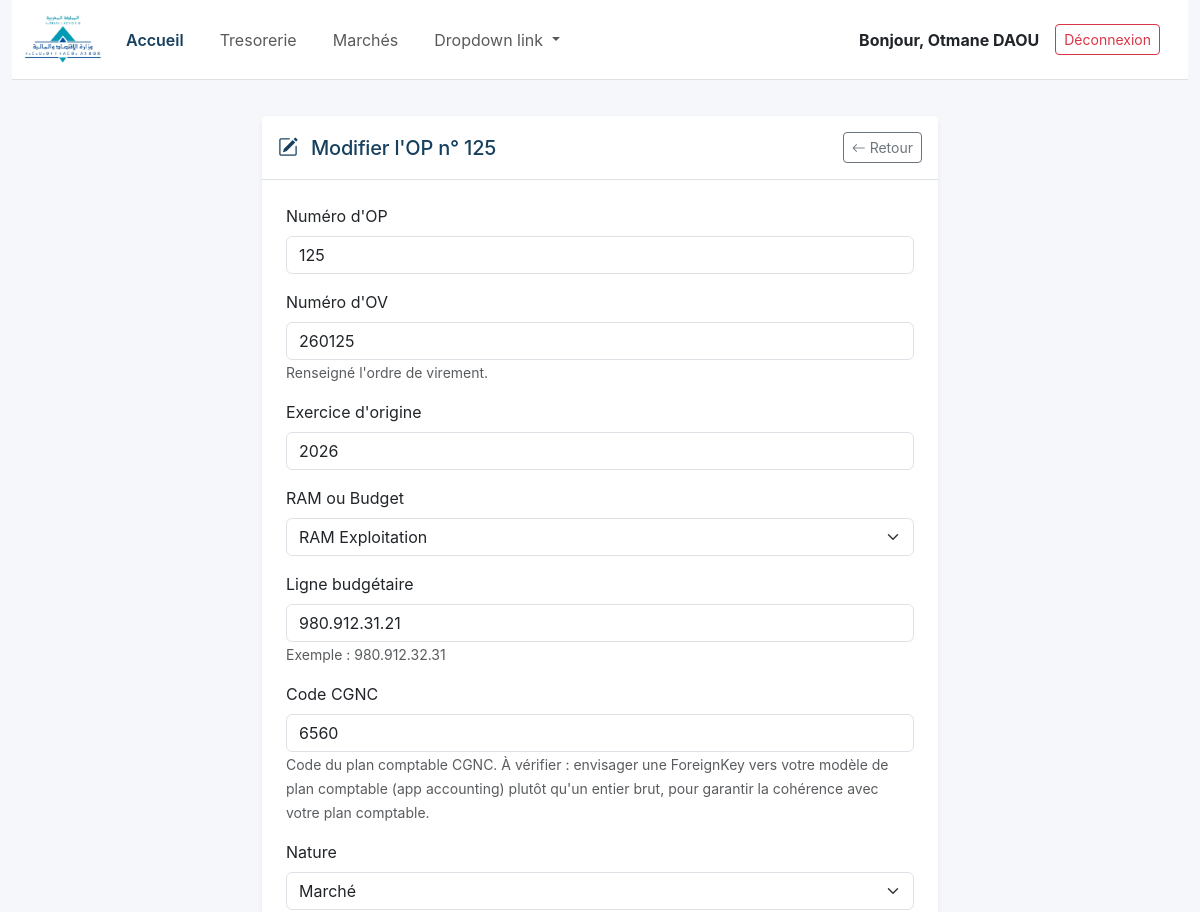
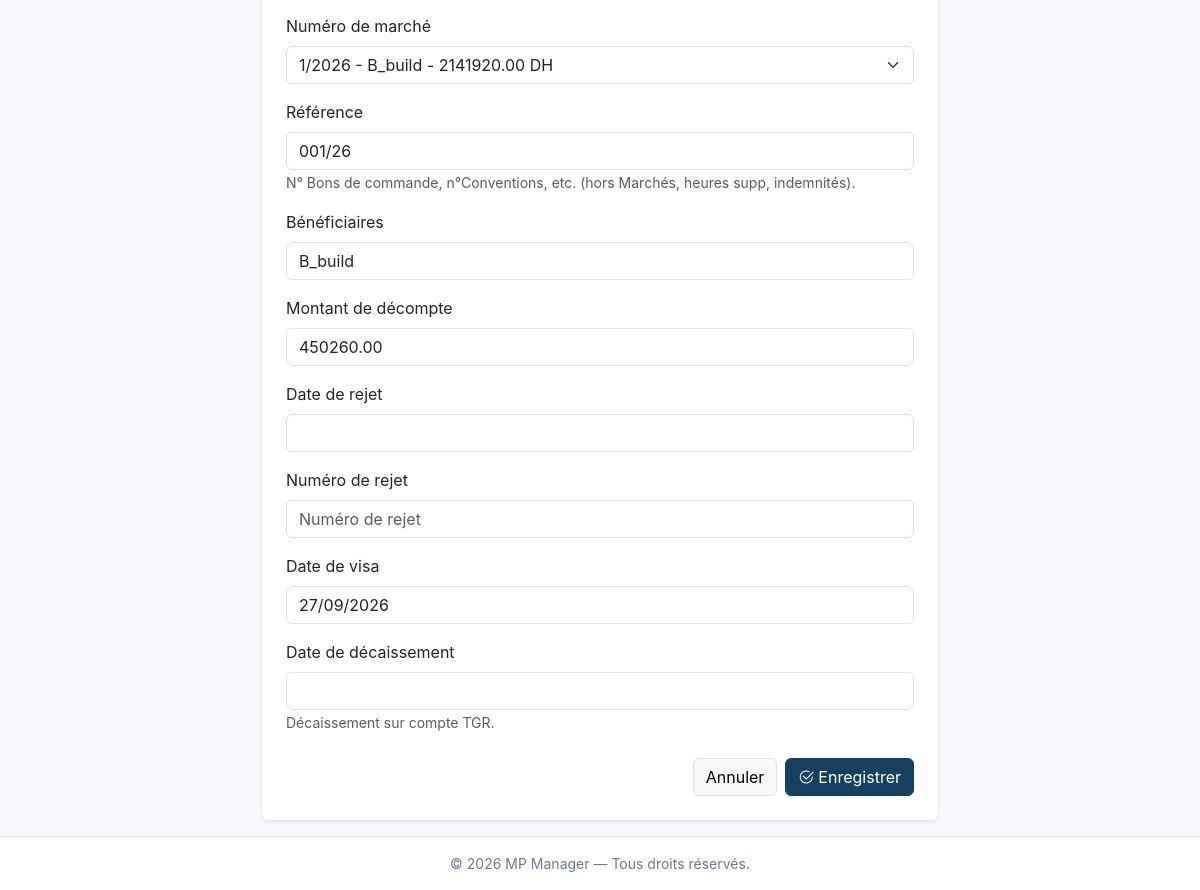
The page /TR/tresorerie/24/modifier/ (signed in) on the database its author committed (2 pictures, top to bottom).
### tresorerie/models.py (models this page shows, shortened)
class Tresorerie(models.Model):
    class TypeBudget(models.TextChoices):
        RAM_EXP = "RAM EXP", "RAM Exploitation"
        RAM_INV = "RAM INV", "RAM Investissement"
        BUDGET_EXP = "BUDGET EXP", "Budget Exploitation"
        BUDGET_INV = "BUDGET INV", "Budget Investissement"
    class Nature(models.TextChoices):
        MARCHE = "MARCHE", "Marché"
        HRS_SUPP = "HEURES_SUPP", "Heures supplémentaires"
        BN_CMD = "BON COMMANDE", "Bon de commande"
        CNV = "CONVENTION", "Convention"
        FR_AUTO = "FRAIS AUTORISATION", "Frais autorisations"
        INSER = "INSERSTION", "Insertion"
        IND_DPL = "INDEMNITE DEPLACEMENT", "Indemnité de déplacement"
    op = models.PositiveIntegerField(verbose_name="Numéro d'OP")
    ov = models.CharField(
        max_length=30,
        blank=True,
        null=True,
        verbose_name="Numéro d'OV",
        help_text="Renseigné l'ordre de virement.",
    )
    exercice = models.PositiveSmallIntegerField(verbose_name="Exercice d'origine")
    budget = models.CharField(
        max_length=10, choices=TypeBudget.choices, verbose_name="RAM ou Budget"
    )
    ligne_budgetaire = models.CharField(
        max_length=50,
        verbose_name="Ligne budgétaire",
        help_text="Exemple : 980.912.32.31",
    )
    code = models.PositiveIntegerField(
        verbose_name="Code CGNC",
        help_text=(
            "Code du plan comptable CGNC. À vérifier : envisager une ForeignKey vers "
            "votre modèle de plan comptable (app accounting) plutôt qu'un entier brut, "
            "pour garantir la cohérence avec votre plan comptable."
        ),
    )
    nature = models.CharField(
        max_length=50, choices=Nature.choices, verbose_name="Nature"
    )
    marche = models.ForeignKey(
        "marche.FicheMarche",
        on_delete=models.PROTECT,
        null=True,
        blank=True,
        verbose_name="Numéro de marché",
    )
    reference_document = models.CharField(
        max_length=100,
        null=True,
        blank=True,
        verbose_name="Référence",
        help_text="N° Bons de commande, n°Conventions, etc. (hors Marchés, heures supp, indemnités).",
    )
    beneficiaires = models.CharField(max_length=255, verbose_name="Bénéficiaires")
    montant = models.DecimalField(
        max_digits=14, decimal_places=2, verbose_name="Montant de décompte"
    )
    date_rejet = models.DateField(null=True, blank=True, verbose_name="Date de rejet")
    num_rejet = models.PositiveIntegerField(
        null=True, blank=True, verbose_name="Numéro de rejet"
    )
    date_visa = models.DateField(null=True, blank=True, verbose_name="Date de visa")
    date_decaissement = models.DateField(
        null=True,
        blank=True,
        verbose_name="Date de décaissement",
        help_text="Décaissement sur compte TGR.",
    )
    created_at = models.DateTimeField(auto_now_add=True)
    updated_at = models.DateTimeField(auto_now=True)
    class Meta:
        verbose_name = "Trésorerie"
        verbose_name_plural = "Trésorerie"
        ordering = ["-exercice", "-op"]
        constraints = [
            models.UniqueConstraint(
                fields=["op", "exercice"], name="unique_op_exercice"
            ),
        ]
        indexes = [
            models.Index(fields=["exercice", "op"]),
            models.Index(fields=["ligne_budgetaire"]),
        ]

### tresorerie/views.py (the view)
class TresorerieUpdateView(UpdateView):
    model = Tresorerie
    template_name = "tr_tableau/tresorerie_form.html"
    fields = "__all__"
    success_url = reverse_lazy("tresorerie_table")

### marche/models.py (called while the page is built)
    def __str__(self):
        return f"{self.num_marche} - {self.titulaire} - {self.montant_global_ttc} DH"

### templates/tr_tableau/tresorerie_form.html (shortened to what this page needs)
{% extends "base.html" %}
{% load django_bootstrap5 %}
{% block content %}
<div class="row justify-content-center">
    <div class="col-12 col-lg-9 col-xl-7">
        <div class="card border-0 shadow-sm rounded-3">
            <div class="card-header border-bottom d-flex justify-content-between align-items-center py-3">
                <h1 class="h5 mb-0 text-mp-blue">
                    <i class="bi bi-{% if object %}pencil-square{% else %}plus-circle{% endif %} me-2"></i>
                    {% if object %}Modifier l'OP n° {{ object.op }}{% else %}Ajouter une OP{% endif %}
                </h1>
                <a href="{% url 'tresorerie_table' %}" class="btn btn-sm btn-outline-secondary">
                    <i class="bi bi-arrow-left me-1"></i>Retour
                </a>
            </div>
            <div class="card-body p-4">
                <form method="post" novalidate>
                    {% bootstrap_form form %}
                    <div class="d-flex justify-content-end gap-2 mt-4">
                        <a href="{% url 'tresorerie_table' %}" class="btn btn-light border">Annuler</a>
                        <button type="submit" class="btn btn-matte-primary">
                            <i class="bi bi-check2-circle me-1"></i>Enregistrer
                        </button>
                    </div>
                </form>
            </div>
        </div>
    </div>
</div>
{% endblock %}

### templates/parts/navbar.html (shortened to what this page needs)
{% load static %}
<div class="container-fluid">
<nav class="navbar navbar-expand-lg navbar-light" style="margin-bottom: 20px; height: 80px; background-color: #ffffff; border-bottom: 1px solid #e0e0e0; padding: 0;">
  <div class="container-fluid">
    <a class="navbar-brand me-3" href="{% url 'index' %}">
      <img src="{% static 'IMAGE/fin_logo.png' %}" alt="Logo" height="78px" style="width: auto;">
    </a>
    <div class="collapse navbar-collapse" id="navbarNavDropdown">
      <ul class="navbar-nav me-auto">
        {% if user.is_authenticated %}
        <li class="nav-item">
          <a class="nav-link active" aria-current="page" href="{% url 'index' %}">Accueil</a>
        </li>
        <li class="nav-item">
          <a class="nav-link" href="{% url 'tresorerie_table' %}">Tresorerie</a>
        </li>
        <li class="nav-item">
          <a class="nav-link" href="{% url 'tableau_marche' %}">Marchés</a>
        </li>
        <li class="nav-item dropdown">
          <a class="nav-link dropdown-toggle" href="#" id="navbarDropdownMenuLink" role="button" data-bs-toggle="dropdown" aria-expanded="false">
            Dropdown link
          </a>
        </li>
        {% endif %}
      </ul>
      {% if user.is_authenticated %}
      <div class="d-flex align-items-center ms-auto gap-3 pe-3">
          <span class="navbar-text text-dark fw-bold mb-0">
              Bonjour, {{ user.first_name|title }} {{ user.last_name|upper }}
          </span>
          <form method="post" action="{% url 'logout' %}" class="m-0">
              <button type="submit" class="btn btn-outline-danger btn-sm">
                  Déconnexion
              </button>
          </form>
      </div>
      {% endif %}
    </div>
  </div>
</nav>
</div>

### MP_Manager/static/CSS/style.css (style rules this page uses)
:root { --mp-blue: #17405E; --mp-blue-600: #1E5A82; --mp-blue-dark: #123449; --mp-green: #2E6B4F; --mp-green-600: #3B7D5C; --mp-green-dark: #24543E; --mp-teal: #2A6F73; --mp-slate: #4A5568; --mp-bg: #F5F7FA; --mp-border: #E3E8EF; --mp-text: #1F2933; --mp-muted: #6B7A8F; }
body { font-family: "Inter", system-ui, -apple-system, "Segoe UI", Roboto, Arial, sans-serif; background-color: var(--mp-bg); color: var(--mp-text); }
h1, h2, h3, h4, h5 { letter-spacing: -0.01em; }
.text-mp-blue { color: var(--mp-blue) !important; }
.navbar .nav-link.active { color: var(--mp-blue); font-weight: 600; }
nav { background-color: #333; color: #fff; padding: 10px; }
nav ul { list-style-type: none; margin: 0; padding: 0; display: flex; }
nav ul li { margin-right: 20px; }
nav ul li a { color: #fff; text-decoration: none; }
.btn-matte-primary { background-color: var(--mp-blue); border-color: var(--mp-blue); color: #ffffff; }
.card { border-color: var(--mp-border); }
.card-header { background-color: #ffffff; }

### rows shown on the page
Tresorerie: op "125", ov "260125", exercice "2026", budget "RAM Exploitation", ligne_budgetaire "980.912.31.21", code "6560", nature "Marché", marche "1/2026 - B_build - 2141920.00 DH", reference_document "001/26", beneficiaires "B_build", montant "450260.00", date_visa "27/09/2026"

### other values the page prints
{{ user.first_name|title }} "Otmane"
{{ user.last_name|upper }} "DAOU"
